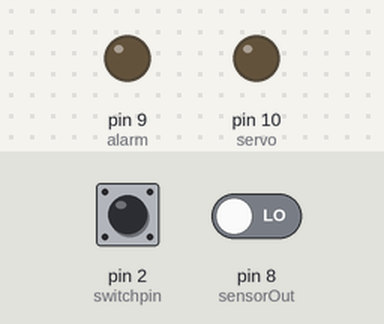
The sketch below on a simulated Arduino Uno, built with avr-gcc and run on an emulated ATmega328P. On the bench: output pins drawn as LEDs (lit = HIGH). The inputs (shaded band) are chosen by the test bench; at power-on: pin 2 (switchpin) HIGH, pin 8 (sensorOut) LOW. Pins used as bus, display or sensor lines are not drawn; what the sketch prints to the serial monitor is not drawn.

Above: at 1.2 s.
1.3 s: pin 2 (switchpin) pulled LOW for 0.15 s
At 7.3 s:
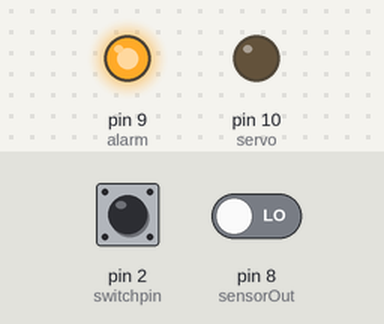
8.0 s: pin 2 (switchpin) pulled LOW for 3.2 s
At 9.9 s:
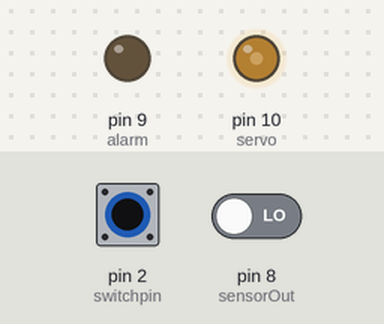
Timing chart, 0 to 21.7 s (numbered marks = the images above; inputs shaded):
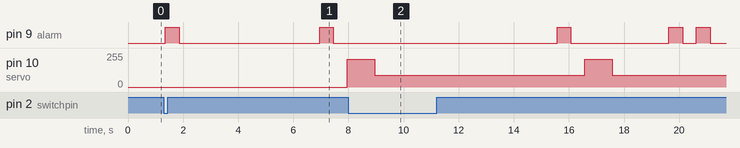

Measured:
- after the input at 1.3 s, pin 9 (alarm): alternates HIGH for 0.50 s and LOW for 5.1 s, starting after 0.06 s; pin 10 (servo): 0/255 → 210/255 after 6.7 s

The sketch:

Monitoringsystem.ino
```cpp
// Define color sensor pins
#define S0 4
#define S1 5
#define S2 6
#define S3 7
#define sensorOut 8
#define switchpin 2
#define alarm 9
#define servo 10

int batch= 0;
int redCount = 0;
int greenCount = 0;
int blueCount = 0;
int blackCount = 0;
int switchstate = 0;
int previousSwitchState = HIGH; // Variable to track the previous switch state
int redFrequency = 0;
int greenFrequency = 0;
int blueFrequency = 0;

// Stores the red, green, and blue colors
int redColor = 0;
int greenColor = 0;
int blueColor = 0;

void beep(int times) {
  for (int i = 0; i < times; i++) {
    digitalWrite(alarm, HIGH);
    delay(500); // Adjust this delay based on your preference for the beep duration
    digitalWrite(alarm, LOW);
    delay(500); // Adjust this delay based on your preference for the gap between beeps
  }
}

void setup() {
  // Setting the outputs
  pinMode(S0, OUTPUT);
  pinMode(S1, OUTPUT);
  pinMode(S2, OUTPUT);
  pinMode(S3, OUTPUT);
  pinMode(switchpin, INPUT_PULLUP);
  pinMode(alarm, OUTPUT);
  pinMode(servo, OUTPUT);

  // Setting the sensorOut as an input
  pinMode(sensorOut, INPUT);

  // Setting frequency scaling to 20%
  digitalWrite(S0, HIGH);
  digitalWrite(S1, LOW);

  // Begins serial communication
  Serial.begin(9600);
}

void loop() {
  switchstate = digitalRead(switchpin);
  Serial.println(switchstate);
  if (switchstate != previousSwitchState) {
    delay(50);  // Debounce
    if (switchstate == LOW) {
      beep(1);
    } else {
      beep(2);
    }
    previousSwitchState = switchstate;
  }
  if (switchstate == LOW) {


    // Setting RED (R) filtered photodiodes to be read
    digitalWrite(S2, LOW);
    digitalWrite(S3, LOW);

    // Reading the output frequency
    redFrequency = pulseIn(sensorOut, LOW);
    // Remapping the value of the RED (R) frequency from 0 to 255
    redColor = map(redFrequency, 366, 475, 255, 0);

    // Printing the RED (R) value
    Serial.print("R = ");
    Serial.print(redColor);
    delay(500);

    // Setting GREEN (G) filtered photodiodes to be read
    digitalWrite(S2, HIGH);
    digitalWrite(S3, HIGH);

    // Introducing a delay for proper separation of color readings
    delay(50);

    // Reading the output frequency
    greenFrequency = pulseIn(sensorOut, LOW);
    // Remapping the value of the GREEN (G) frequency from 0 to 255
    greenColor = map(greenFrequency, 399, 463, 255, 0);

    // Printing the GREEN (G) value
    Serial.print(" G = ");
    Serial.print(greenColor);
    delay(500);

    // Setting BLUE (B) filtered photodiodes to be read
    digitalWrite(S2, LOW);
    digitalWrite(S3, HIGH);

    // Introducing a delay for proper separation of color readings
    delay(50);

    // Reading the output frequency
    blueFrequency = pulseIn(sensorOut, LOW);
    // Remapping the value of the BLUE (B) frequency from 0 to 255
    blueColor = map(blueFrequency, 188, 255, 255, 0);

    // Printing the BLUE (B) value
    Serial.print(" B = ");
    Serial.print(blueColor);
    delay(500);

    // Checks the current detected color and prints
    // a message in the serial monitor
    if (redColor > 0 && redColor > blueColor && redColor > 150) {
      Serial.println(" - RED detected!");
      beep(1);
      analogWrite(servo, 210);
      delay(1000);
      analogWrite(servo, 90);
      delay(1000);

       redCount++;  // Increment the red count
      Serial.print("Number of defects = ");
      Serial.println(redCount);
    }


    if (blueColor > redColor && blueColor > greenColor) {
      Serial.println(" - BLUE detected!");
      blueCount++;  // Increment the blue count
      Serial.print("Number of good products = ");
      Serial.println(blueCount);
      delay(1000);

    }

    if (greenColor > redColor && greenColor > blueColor) {
    Serial.println(" - GREEN detected!");
    greenCount++;  // Increment the green count
      Serial.print("Number of toppled products = ");
      Serial.println(greenCount);
    delay(1000);
    }

  }
}
```
